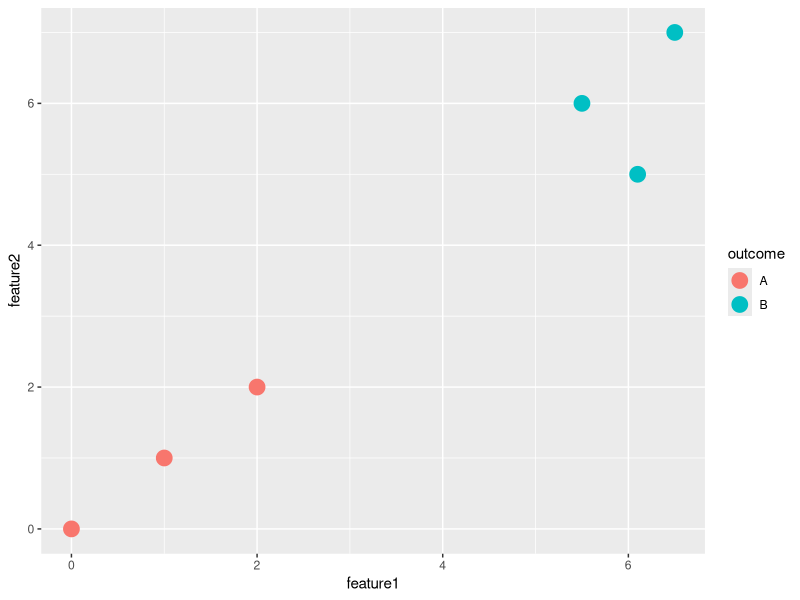
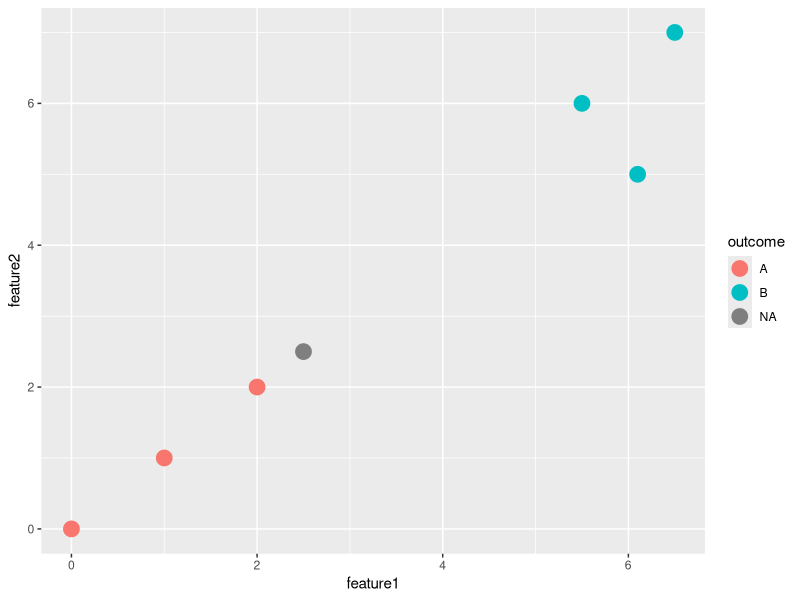
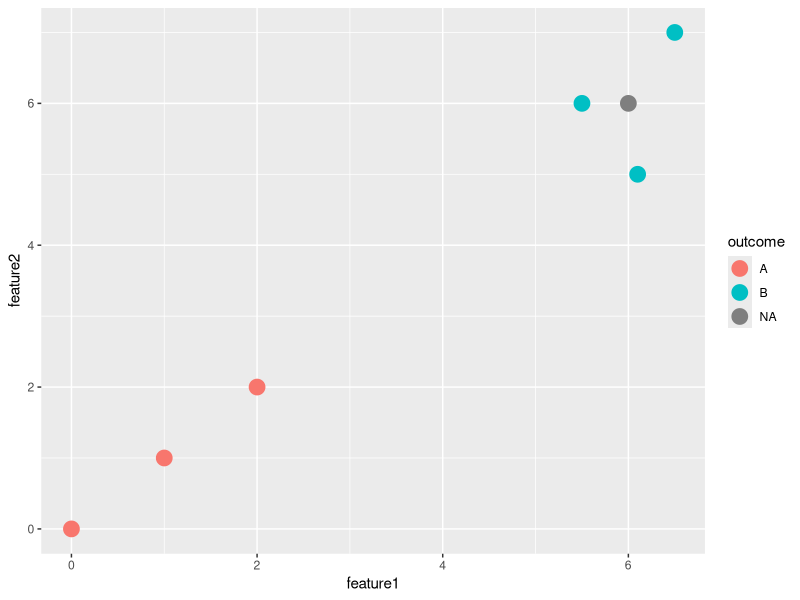
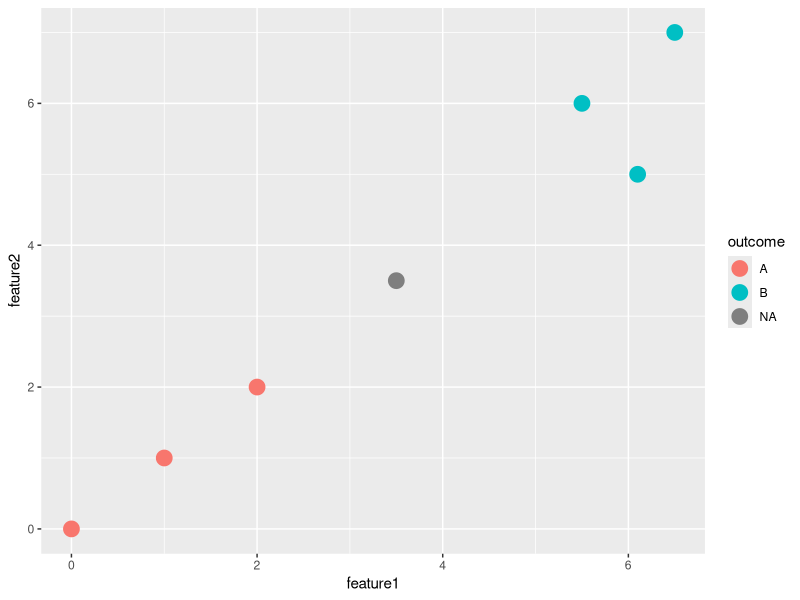

Recreate these plots in R, in order.
## ML @ Urban
# Alex Engler

## K-Nearest Neighbors

# Documentation:
# https://stat.ethz.ch/R-manual/R-devel/library/class/html/knn.html

# Load the class package that holds the knn() function
install.packages("class")
library(class)
library(ggplot2)

options(stringsAsFactors = FALSE)
train <- read.csv("knn_data.csv")

dim(train)
str(train)

## Look at the data:
ggplot(train, aes(x=feature1 , y=feature2, color=outcome)) + geom_point(size=5)
       


## Running the algorithm:
## knn(training_data, test_data, training_data_outcome, k)
# k is a 'hyperparameter'

## test1:
test1 <- c(2.5, 2.5)





ggplot(rbind(train, c(test1, NA))
       , aes(x=feature1 , y=feature2, color=outcome)) + geom_point(size=5)

knn(train[,1:2], test1, train[,3], 1)
knn(train[,1:2], test1, train[,3], 2)
knn(train[,1:2], test1, train[,3], 3)



## test2:
test2 <- c(6, 6)

ggplot(rbind(train, c(test2, NA))
       , aes(x=feature1 , y=feature2, color=outcome)) + geom_point(size=5)

knn(train[,1:2], test2, train[,3], 1)
knn(train[,1:2], test2, train[,3], 2)
knn(train[,1:2], test2, train[,3], 3)


## test3: 
test3 <- c(3.5, 3.5)

ggplot(rbind(train, c(test3, NA))
       , aes(x=feature1 , y=feature2, color=outcome)) + geom_point(size=5)

knn(train[,1:2], test3, train[,3], 1)
knn(train[,1:2], test3, train[,3], 3)


